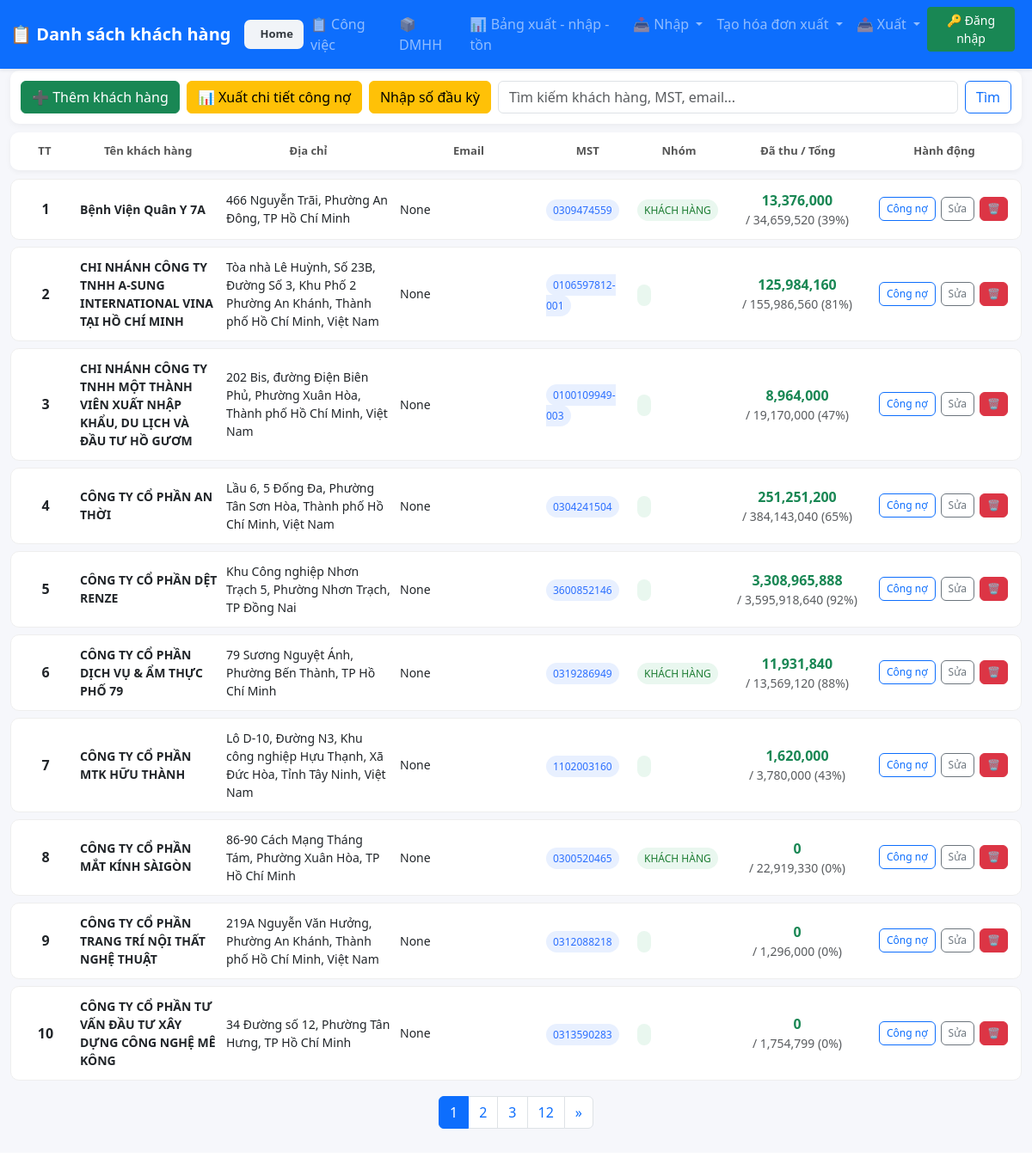
/invoice/customers/, run on the app's committed database.
### invoice_reader_app/model_invoice.py (models this page shows, shortened)
class Customer(models.Model):
    ten_khach_hang = models.CharField(max_length=255)
    ten_viet_tat = models.CharField(max_length=50, default="", blank=True)
    ma_so_thue = models.CharField(max_length=20, blank=True, unique=True)
    dia_chi = models.CharField(max_length=255, blank=True)
    phan_loai = models.CharField(max_length=100, blank=True, null=True, default='')
    phai_thu_dau_ky = models.DecimalField(max_digits=18, decimal_places=2, default=0)
    phai_tra_dau_ky = models.DecimalField(max_digits=18, decimal_places=2, default=0)
    mst_image = models.ImageField(upload_to="mst/", null=True, blank=True)
    mst_checked_at = models.DateTimeField(null=True, blank=True)
    email = models.EmailField(blank=True, null=True)

### invoice_reader_app/customer_view.py (the view)
# urls.py: path('customers/', customers_view, name='customers'),
def customers_view(request):
    search_customer = request.GET.get('search_customer', '').strip()
    customers_qs = Customer.objects.all()
    if search_customer:
        customers_qs = customers_qs.filter(
            Q(ten_khach_hang__icontains=search_customer) |
            Q(ma_so_thue__icontains=search_customer)
        )
    customers_qs = customers_qs.annotate(
        total_so_luong=Sum('invoiceitem__so_luong'),
        total_thanh_tien=Sum(
            ExpressionWrapper(
                F('invoiceitem__so_luong') * F('invoiceitem__don_gia'),
                output_field=DecimalField()
            )
        ),
        total_tien_thue=Sum(
            ExpressionWrapper(
                F('invoiceitem__so_luong') * F('invoiceitem__don_gia') * F('invoiceitem__thue_suat') / 100,
                output_field=DecimalField()
            )
        )
    ).order_by('ten_khach_hang')
    invoices = Invoice.objects.filter(ma_so_thue_mua__in=[c.ma_so_thue for c in customers_qs]).order_by('ma_so_thue_mua', 'so_hoa_don')
    unique_invoices = []
    seen = defaultdict(set)
    for inv in invoices:
        if inv.so_hoa_don not in seen[inv.ma_so_thue_mua]:
            unique_invoices.append(inv)
            seen[inv.ma_so_thue_mua].add(inv.so_hoa_don)
    invoices = unique_invoices
    purchase_orders = PurchaseOrder.objects.filter(invoice__in=invoices)
    payments = BankPayment.objects.filter(purchase_orders__in=purchase_orders).prefetch_related('purchase_orders__invoice').distinct()
    cash_receipts = CashReceipt.objects.filter(invoice__in=invoices)
    invoices_by_customer = defaultdict(list)
    for inv in invoices:
        invoices_by_customer[inv.ma_so_thue_mua].append(inv)
    payments_by_customer = defaultdict(Decimal)
    cash_by_customer = defaultdict(Decimal)
    for receipt in cash_receipts:
        if receipt.invoice:
            cash_by_customer[
                receipt.invoice.ma_so_thue_mua
            ] += receipt.amount or Decimal("0")
    printed_docs = set()
    for p in payments:
        linked_invoices = [po.invoice for po in p.purchase_orders.all() if po.invoice]
        linked_customers = set(inv.ma_so_thue_mua for inv in linked_invoices)
        credit_per_invoice = (p.credit or Decimal('0.00')) / max(len(linked_invoices), 1)
        for inv in linked_invoices:
            if (p.doc_no, inv.id) not in printed_docs:
                payments_by_customer[inv.ma_so_thue_mua] += credit_per_invoice
                printed_docs.add((p.doc_no, inv.id))
    customer_data = []
    for customer in customers_qs:
        total_invoice = sum(inv.tong_tien or Decimal('0.00') for inv in invoices_by_customer.get(customer.ma_so_thue, []))
        bank_paid = payments_by_customer.get(
            customer.ma_so_thue,
            Decimal("0.00")
        )
        cash_paid = cash_by_customer.get(
            customer.ma_so_thue,
            Decimal("0.00")
        )
        total_paid = bank_paid + cash_paid
        percent_paid = (total_paid / total_invoice * 100).quantize(Decimal('0.01')) if total_invoice else Decimal('0.00')
        customer.total_invoice_calc = total_invoice
        customer.total_paid_calc = total_paid
        customer.percent_paid_calc = percent_paid
        customer_data.append(customer)
    paginator = Paginator(customer_data, 10)
    page_number = request.GET.get('page', 1)
    page_obj = paginator.get_page(page_number)
    query_params = request.GET.copy()
    query_params.pop('page', None)
    return render(request, 'customers.html', {
        'customers': page_obj,
        'data': page_obj,
        'search_customer': search_customer,
        'query_params': query_params.urlencode(),
        'label': 'khách hàng',
    })

### invoice_reader_app/context_processors.py (called while the page is built)
def current_fiscal_year(request):
    return {
        "current_year": request.session.get(
            "fiscal_year", datetime.now().year
        )
    }

### invoice_reader_app/templates/customers.html (shortened to what this page needs)
{% extends 'base.html' %}
{% load humanize %}
{% load static %}
{% block navbar_title %}📋 Danh sách khách hàng{% endblock %}
{% block content %}
<div class="full-screen-container">
    <div class="top-bar d-flex flex-wrap align-items-center justify-content-between gap-2">
        <a href="{% url 'customer_add' %}" class="btn btn-success">
            ➕ Thêm khách hàng
        </a>
        <a href="{% url 'export_all_customer_debt_excel' %}"
        class="btn btn-warning">
            📊 Xuất chi tiết công nợ
        </a>
        <a href="{% url 'customer_opening_balance' %}" class="btn btn-warning"> Nhập số đầu kỳ </a>
        <form method="get" class="d-flex flex-grow-1 gap-2">
            <input type="text"
                   name="search_customer"
                   value="{{ search_customer }}"
                   class="form-control"
                   placeholder="Tìm kiếm khách hàng, MST, email...">
            <button type="submit" class="btn btn-outline-primary">
                Tìm
            </button>
        </form>
    </div>
    <div class="customer-header text-center">
        <div>TT</div>
        <div>Tên khách hàng</div>
        <div>Địa chỉ</div>
        <div>Email</div>
        <div class="hide-mobile">MST</div>
        <div class="hide-mobile">Nhóm</div>
        <div>Đã thu / Tổng</div>
        <div>Hành động</div>
    </div>
    <div class="customer-list-scroll">
        <ul class="list-group">
            {% for customer in customers %}
            <li class="list-group-item customer-row"
                data-customer-id="{{ customer.id }}">
                <div class="text-center fw-bold">
                    {{ forloop.counter0|add:customers.start_index }}
                </div>
                <div class="text-wrap fw-semibold">
                    {{ customer.ten_khach_hang }}
                </div>
                <div class="text-wrap">
                    {{ customer.dia_chi }}
                </div>
                <div class="text-wrap">
                    {{ customer.email }}
                </div>
                <div class="hide-mobile">
                    <span class="badge-soft badge-mst">
                        {{ customer.ma_so_thue }}
                    </span>
                </div>
                <div class="hide-mobile">
                    <span class="badge-soft badge-group">
                        {{ customer.phan_loai }}
                    </span>
                </div>
                <div class="text-center">
                    <div class="fw-bold text-success">
                        {{ customer.total_paid_calc|floatformat:0|intcomma }}
                    </div>
                    <div class="small text-muted">
                        / {{ customer.total_invoice_calc|floatformat:0|intcomma }}
                        ({{ customer.percent_paid_calc|floatformat:0|intcomma }}%)
                    </div>
                </div>
                <div class="customer-actions">
                    <a href="{% url 'customer_detail' customer.id %}"
                       class="btn btn-sm btn-outline-primary">
                        Công nợ
                    </a>
                    <a href="{% url 'customer_edit' customer.pk %}"
                       class="btn btn-sm btn-outline-secondary">
                        Sửa
                    </a>
                    <a href="{% url 'customer_delete' customer.pk %}"
                       class="btn btn-sm btn-danger">
                        🗑
                    </a>
                </div>
            </li>
            {% empty %}
            <li class="list-group-item text-center">
                Chưa có khách hàng nào
            </li>
            {% endfor %}
        </ul>
    </div>
    {% if customers.has_other_pages %}
    <nav class="mt-3">
        <ul class="pagination justify-content-center">
            {% for i in customers.paginator.page_range %}
                {% if i >= customers.number|add:-2 and i <= customers.number|add:2 or i == 1 or i == customers.paginator.num_pages %}
                <li class="page-item {% if customers.number == i %}active{% endif %}">
                    <a class="page-link"
                       href="?page={{ i }}&{{ query_params }}">
                        {{ i }}
                    </a>
                </li>
                {% endif %}
            {% endfor %}
            {% if customers.has_next %}
            <li class="page-item">
                <a class="page-link"
                   href="?page={{ customers.next_page_number }}&{{ query_params }}">
                    &raquo;
                </a>
            </li>
            {% endif %}
        </ul>
    </nav>
    {% endif %}
</div>
{% endblock %}

### invoice_reader_app/templates/customers.html (style rules this page uses)
.full-screen-container { height: 90vh; display: flex; flex-direction: column; padding: 12px; overflow: hidden; background: #f6f7fb; }
.top-bar { background: #fff; padding: 12px; border-radius: 10px; box-shadow: 0 2px 8px rgba(0,0,0,0.05); margin-bottom: 10px; }
.customer-header { position: sticky; top: 0; z-index: 5; background: #fff; border-radius: 10px; padding: 12px 10px; font-weight: 600; font-size: 13px; color: #555; box-shadow: 0 2px 6px rgba(0,0,0,0.05); display: grid; grid-template-columns: 60px 2.5fr 3fr 2.5fr 1.5fr 1.5fr 2.5fr 160px; gap: 10px; }
.customer-list-scroll { flex: 1; overflow-y: auto; min-height: 0; margin-top: 10px; }
.list-group-item.customer-row { display: grid; grid-template-columns: 60px 2.5fr 3fr 2.5fr 1.5fr 1.5fr 2.5fr 160px; gap: 10px; align-items: center; background: #fff; margin-bottom: 8px; border-radius: 10px; padding: 12px 10px; border: 1px solid #eee; transition: all 0.15s ease; }
.text-wrap { white-space: nowrap; overflow: hidden; text-overflow: ellipsis; font-size: 14px; }
.badge-soft { padding: 4px 8px; border-radius: 20px; font-size: 12px; }
.badge-mst { background: #e8f0ff; color: #2b6fff; }
.badge-group { background: #e9f7ef; color: #1e7e34; }
.customer-actions { display: flex; justify-content: center; gap: 6px; }
.customer-actions a { font-size: 12px; padding: 4px 8px; border-radius: 6px; }

### invoice_reader_app/templates/base.html (style rules this page uses)
body { padding-top: 70px; }

### data on the page
Customer: ten_khach_hang "Bệnh Viện Quân Y 7A", dia_chi "466 Nguyễn Trãi, Phường An Đông, TP Hồ Chí Minh", email "None", ma_so_thue "0309474559", phan_loai "KHÁCH HÀNG", total_paid_calc "13,376,000", total_invoice_calc "34,659,520", percent_paid_calc "39"
Customer: ten_khach_hang "CHI NHÁNH CÔNG TY TNHH A-SUNG INTERNATIONAL VINA TẠI HỒ CHÍ MINH", dia_chi "Tòa nhà Lê Huỳnh, Số 23B, Đường Số 3, Khu Phố 2 Phường An Khánh, Thành phố Hồ Chí Minh, Việt Nam", email "None", ma_so_thue "0106597812-001", total_paid_calc "125,984,160", total_invoice_calc "155,986,560", percent_paid_calc "81"
Customer: ten_khach_hang "CHI NHÁNH CÔNG TY TNHH MỘT THÀNH VIÊN XUẤT NHẬP KHẨU, DU LỊCH VÀ ĐẦU TƯ HỒ GƯƠM", dia_chi "202 Bis, đường Điện Biên Phủ, Phường Xuân Hòa, Thành phố Hồ Chí Minh, Việt Nam", email "None", ma_so_thue "0100109949-003", total_paid_calc "8,964,000", total_invoice_calc "19,170,000", percent_paid_calc "47"
Customer: ten_khach_hang "CÔNG TY CỔ PHẦN AN THỜI", dia_chi "Lầu 6, 5 Đống Đa, Phường Tân Sơn Hòa, Thành phố Hồ Chí Minh, Việt Nam", email "None", ma_so_thue "0304241504", total_paid_calc "251,251,200", total_invoice_calc "384,143,040", percent_paid_calc "65"
Customer: ten_khach_hang "CÔNG TY CỔ PHẦN DỆT RENZE", dia_chi "Khu Công nghiệp Nhơn Trạch 5, Phường Nhơn Trạch, TP Đồng Nai", email "None", ma_so_thue "3600852146", total_paid_calc "3,308,965,888", total_invoice_calc "3,595,918,640", percent_paid_calc "92"
Customer: ten_khach_hang "CÔNG TY CỔ PHẦN DỊCH VỤ & ẨM THỰC PHỐ 79", dia_chi "79 Sương Nguyệt Ánh, Phường Bến Thành, TP Hồ Chí Minh", email "None", ma_so_thue "0319286949", phan_loai "KHÁCH HÀNG", total_paid_calc "11,931,840", total_invoice_calc "13,569,120", percent_paid_calc "88"
Customer: ten_khach_hang "CÔNG TY CỔ PHẦN MTK HỮU THÀNH", dia_chi "Lô D-10, Đường N3, Khu công nghiệp Hựu Thạnh, Xã Đức Hòa, Tỉnh Tây Ninh, Việt Nam", email "None", ma_so_thue "1102003160", total_paid_calc "1,620,000", total_invoice_calc "3,780,000", percent_paid_calc "43"
Customer: ten_khach_hang "CÔNG TY CỔ PHẦN MẮT KÍNH SÀIGÒN", dia_chi "86-90 Cách Mạng Tháng Tám, Phường Xuân Hòa, TP Hồ Chí Minh", email "None", ma_so_thue "0300520465", phan_loai "KHÁCH HÀNG", total_paid_calc "0", total_invoice_calc "22,919,330", percent_paid_calc "0"
Customer: ten_khach_hang "CÔNG TY CỔ PHẦN TRANG TRÍ NỘI THẤT NGHỆ THUẬT", dia_chi "219A Nguyễn Văn Hưởng, Phường An Khánh, Thành phố Hồ Chí Minh, Việt Nam", email "None", ma_so_thue "0312088218", total_paid_calc "0", total_invoice_calc "1,296,000", percent_paid_calc "0"
Customer: ten_khach_hang "CÔNG TY CỔ PHẦN TƯ VẤN ĐẦU TƯ XÂY DỰNG CÔNG NGHỆ MÊ KÔNG", dia_chi "34 Đường số 12, Phường Tân Hưng, TP Hồ Chí Minh", email "None", ma_so_thue "0313590283", total_paid_calc "0", total_invoice_calc "1,754,799", percent_paid_calc "0"

### other printed values
{{ i }} "1" "2" "3" "12"
